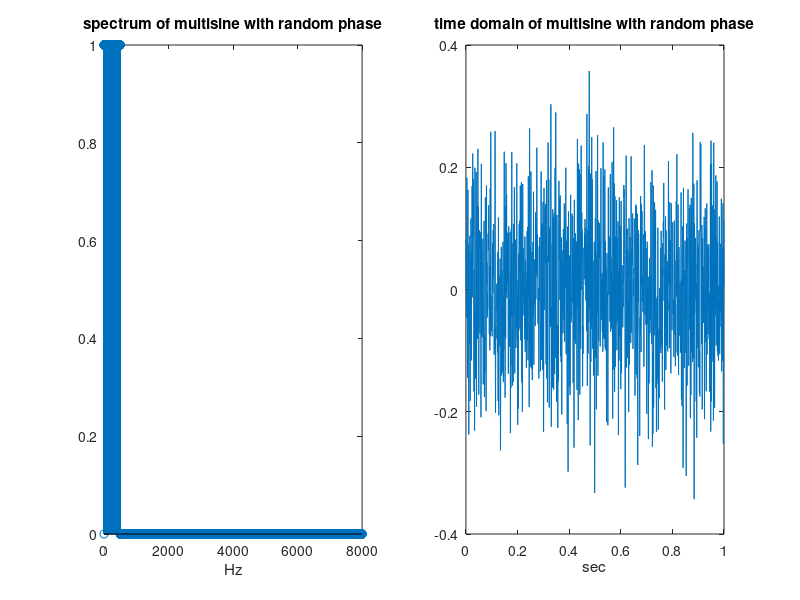

Here is the MATLAB script that generated this plot:
%% multisine with random phase and excitation in analysis band only
fs = 8e3;
f1 = 1; f2 = 500;
fres = 1;
N = fs/fres; 
m = f1:f2; k = abs(f1-f2);
phirandom = 2*pi*rand(k+1,1);
Ak = ones(k+1,1);
X = zeros(N,1);
X(f1+1:fres:f2+1) = Ak.*exp(1j*phirandom);

rmsdesired = 0.1;
%X = rmsdesired* X/rms(X);


faxis_Hz = fres * (0:1:N-1);
subplot(1,2,1);stem(faxis_Hz,abs(X));
title('spectrum of multisine with random phase');xlabel('Hz');

x = N * real(ifft(X));
x = rmsdesired* x/rms(x);
n = 0:N-1; Ts = 1/fs ;t = n*Ts;
subplot(1,2,2);plot(t,x);
title('time domain of multisine with random phase');xlabel('sec');